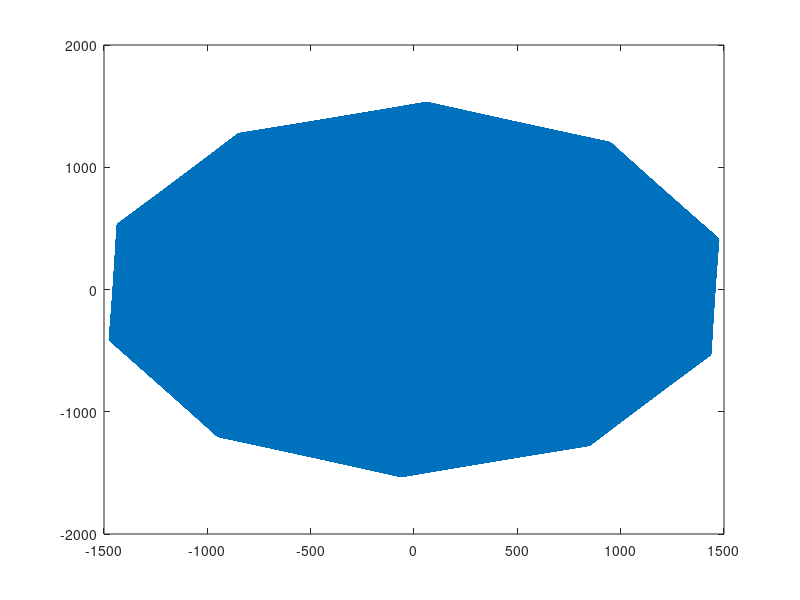

The MATLAB script that drew this image: (Note: this script raises an error after producing the figure.)
clear, clc, close all
%% loading data
load code;
%% parameter
pulse_len = length(code);
Fsr = 2e9;

code = code(:);
%% signal analysis
data = code;
win = kaiser(pulse_len,7);
% win = blackmanharris(pulse_len);
data = data-mean(data);
data_orig = data.*win;
figure
plot(data_orig);
data_orig = fft(data_orig,8*length(data_orig));
data_orig(end/2+1:end) = 0;
figure
plot(db(data_orig))

data = data_orig;
[~,ind_max] = max(data);
win_len = 8192;
data(1:ind_max-win_len/2-1) = 1e-10;
data(ind_max+win_len/2:end) = 1e-10;
figure
plot(db(data))
data = ifft(data);
figure
plot(real(data(1:end/8)))

ph = unwrap(angle(data(1:end/8)));
tr = (0:pulse_len-1)'/Fsr;
P = polyfit(tr,ph,1);
ph_err = ph-polyval(P,tr);
figure
plot(tr,ph_err/pi*180)

data = ifft(data_orig);
data(1:end/8) = data(1:end/8).*exp(-1j*ph_err);
data = fft(data);

figure
plot(1:length(data_orig),db(data_orig),1:length(data),db(data))



return
fclk = 2e9;
numpt=length(code); 
numbit=12; 
harm_nums=15;
N=length(code); 
%%%%%%%%%%%%%%%%%%%%%%%%%%%%%%%%%%计算理想正弦波的功率%%%%%%%%%%%%%%%%%%%%%%%%%%%%%%%%%
%%%%%%%%%%%%%%%%%%%%%%%%%%%%%%%%%原始信号加窗处理后的时域信号图%%%%%%%%%%%%%%%%%%%%%%%%%%%%%%%%%
idea_dout=(2^numbit)/2*sin((0:(2*pi/124.6427):(numpt-1)*2*pi/124.6427)')+(2^numbit-1)/2;
idea_dout=round(idea_dout)-(2^numbit-1)/2;
idea_doutw=idea_dout.*blackmanharris(length(idea_dout));
idea_spect=fft(idea_doutw,length(idea_dout));
idea_dB=20*log10(abs(idea_spect));
% idea_power=max(idea_dB(2:length(idea_dout)/2));
idea_spectP=(abs(idea_spect)).*(abs(idea_spect));
idea_power=sum(idea_spectP(1:length(idea_dout)/2));
%recenter the digital sinewave 
Dout=code-mean(code);
%if no window functionis used,the input tone must be chosen 
%to be unique and with regard to the sampling freq.To achieve 
%this, prime numbers are introduced and the input tone is 
%determined by fIN=fSAMPLE*(Prime Number/Data record size). 
%To relax this requirement,window functions such as HANNING 
%HAMING can be introduced,however the fundamental in the 
%resulting FFT spectrum appears 'sharper' without 
%the use of window functions. 
Doutw=Dout.*(blackmanharris(numpt));
figure;plot(Doutw);

% 定义采样频率和截止频率


%%%%%%%%%%%%%%%%%%%%%%%%%%%%%%%%原始信号加窗处理后的频域图%%%%%%%%%%%%%%%%%%%%%%%%%%%%%%%%%
%performing FFT 
Dout_spect=fft(Doutw,numpt); 
%recalculate to dB 
Dout_dB=20*log10(abs(Dout_spect)); 

for i=1:numpt
    if Dout_dB(i)<-200
        Dout_dB(i)=-200;
    end
end
%plot([1:N/2],Dout_dB(1:N/2)); 

%display the results in the frequency domain with FFT plot 

maxdB=max(Dout_dB(2:numpt/2)); 
%%for TTIMD,use the following short routine,normalized to -6.5dB 
%full scale. 
%plot([0:numpt/2-1].*fclk/numpt,Dout_dB(1:numpt/2)-maxdB-6.5); 
x_initial = [0:numpt/2-1].*fclk/numpt;
y_initial = Dout_dB(1:numpt/2)-maxdB;
%plot([0:numpt/2-1].*fclk/numpt,Dout_dB(1:numpt/2)-maxdB); 

x_initial_1 = [1:numpt].*fclk/numpt;
y_initial_1 = Dout_dB(1:numpt)-maxdB;

figure;plot(x_initial,y_initial)
grid on; 
title(['FFT PLOT ']); 
xlabel('ANALOG INPUT FREQUENCY(MHz)'); 
ylabel('AMPLITUDE(dB)'); 
axis([0 inf -110 0]);